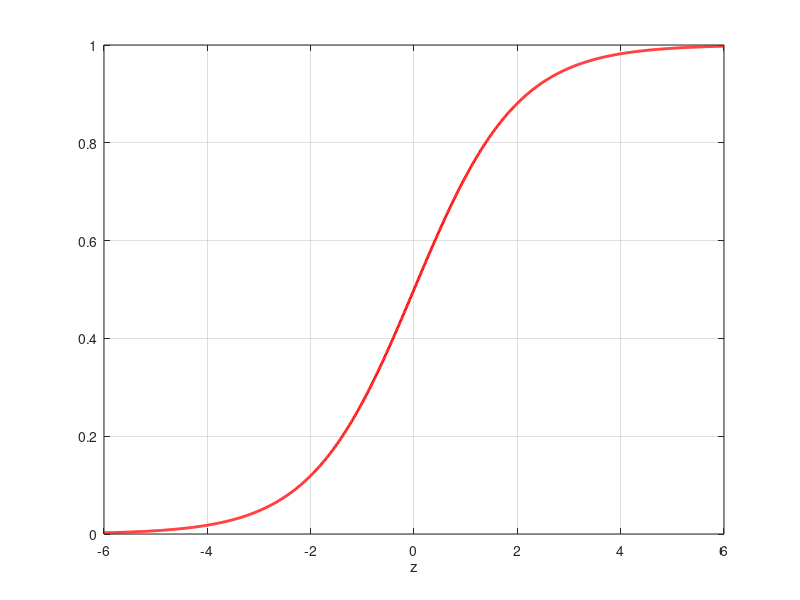

This figure's MATLAB source: (Note: this script raises an error after producing the figure.)


% Data 
x = -6:0.01:6;


y = 1 ./ (1 + exp(- x));


% Vykresleni
h = figure;
plot(x, y, 'r-', 'MarkerSize', 10, 'LineWidth', 2);
grid on;
xlabel('z');
legend('Sigmoid funkce g(z)', 'FontSize', 12, 4);
% ulozeni do souboru
print(h, '-dpdf', 'sigmoidFunction');